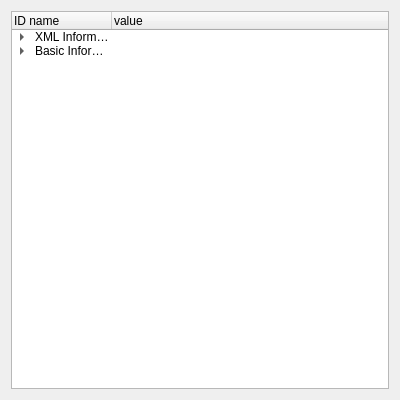
<?xml version="1.0" encoding="UTF-8"?>
<ui version="4.0">
 <class>Form</class>
 <widget class="QWidget" name="Form">
  <property name="geometry">
   <rect>
    <x>0</x>
    <y>0</y>
    <width>400</width>
    <height>400</height>
   </rect>
  </property>
  <property name="windowTitle">
   <string>Form</string>
  </property>
  <layout class="QVBoxLayout" name="verticalLayout">
   <item>
    <widget class="QTreeWidget" name="treeWidget">
     <column>
      <property name="text">
       <string>ID name</string>
      </property>
     </column>
     <column>
      <property name="text">
       <string>value</string>
      </property>
     </column>
     <item>
      <property name="text">
       <string>XML Information</string>
      </property>
      <property name="text">
       <string/>
      </property>
      <item>
       <property name="text">
        <string>version</string>
       </property>
       <property name="text">
        <string>10</string>
       </property>
      </item>
      <item>
       <property name="text">
        <string>update time</string>
       </property>
       <property name="text">
        <string>2017-11-27</string>
       </property>
      </item>
      <item>
       <property name="text">
        <string>xmlBaseAddress</string>
       </property>
       <property name="text">
        <string>128</string>
       </property>
      </item>
     </item>
     <item>
      <property name="text">
       <string>Basic Information</string>
      </property>
      <property name="text">
       <string/>
      </property>
      <item>
       <property name="text">
        <string>M</string>
       </property>
       <property name="text">
        <string/>
       </property>
       <item>
        <property name="text">
         <string>M1</string>
        </property>
        <item>
         <property name="text">
          <string>series1</string>
         </property>
         <item>
          <property name="text">
           <string>21000649</string>
          </property>
          <property name="text">
           <string>21000649</string>
          </property>
         </item>
         <item>
          <property name="text">
           <string>21000655</string>
          </property>
          <property name="text">
           <string>21000655</string>
          </property>
         </item>
        </item>
        <item>
         <property name="text">
          <string>series2</string>
         </property>
         <property name="text">
          <string/>
         </property>
         <item>
          <property name="text">
           <string>31000026</string>
          </property>
          <property name="text">
           <string>31000026</string>
          </property>
         </item>
        </item>
        <item>
         <property name="text">
          <string>series3</string>
         </property>
         <item>
          <property name="text">
           <string>21000705</string>
          </property>
          <property name="text">
           <string>21000705</string>
          </property>
         </item>
        </item>
       </item>
       <item>
        <property name="text">
         <string>M2</string>
        </property>
        <item>
         <property name="text">
          <string>series1</string>
         </property>
         <item>
          <property name="text">
           <string>21000507</string>
          </property>
          <property name="text">
           <string>21000507</string>
          </property>
         </item>
        </item>
        <item>
         <property name="text">
          <string>series2</string>
         </property>
         <item>
          <property name="text">
           <string>21000706</string>
          </property>
          <property name="text">
           <string>21000706</string>
          </property>
         </item>
        </item>
       </item>
       <item>
        <property name="text">
         <string>M4</string>
        </property>
        <property name="text">
         <string>Marvie4</string>
        </property>
        <item>
         <property name="text">
          <string>series1</string>
         </property>
         <property name="text">
          <string>Marvie42</string>
         </property>
         <item>
          <property name="text">
           <string>21000508</string>
          </property>
          <property name="text">
           <string>21000508</string>
          </property>
         </item>
         <item>
          <property name="text">
           <string>21000651</string>
          </property>
          <property name="text">
           <string>21000651</string>
          </property>
         </item>
        </item>
       </item>
       <item>
        <property name="text">
         <string>M6</string>
        </property>
        <property name="text">
         <string>Marvie6</string>
        </property>
        <item>
         <property name="text">
          <string>series1</string>
         </property>
         <property name="text">
          <string>Marvie61</string>
         </property>
         <item>
          <property name="text">
           <string>21000543</string>
          </property>
          <property name="text">
           <string>21000543</string>
          </property>
         </item>
        </item>
       </item>
      </item>
     </item>
    </widget>
   </item>
  </layout>
 </widget>
 <resources/>
 <connections/>
</ui>
